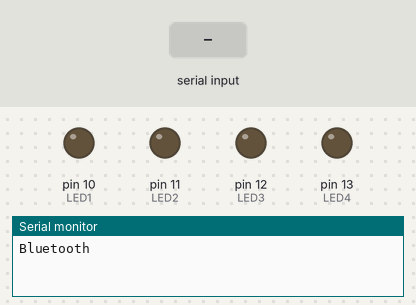
Simulated run of this sketch. Board: Arduino Uno, built with avr-gcc and run on an emulated ATmega328P. Shown: output pins drawn as LEDs (lit = HIGH), the last lines printed to the serial monitor. The inputs (shaded band) are chosen by the test bench.

Above: at 1.2 s.
1.3 s: "0" received over the second serial link
At 2.5 s:
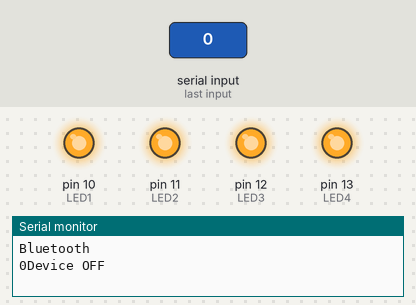
2.8 s: "1" received over the second serial link
At 3.8 s:
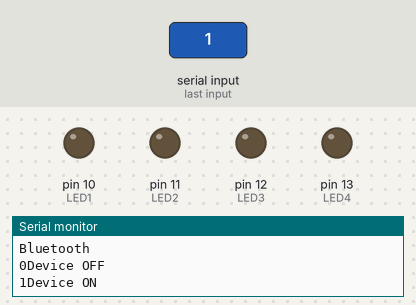
Timing chart, 0 to 5.8 s (numbered marks = the images above; inputs shaded):
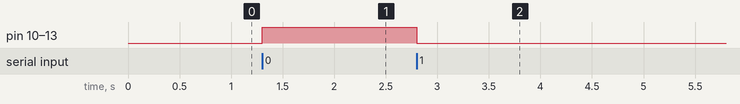

The sketch:

bluetooth.ino
```cpp
#include<SoftwareSerial.h>

#define LED1 10
#define LED2 11
#define LED3 12
#define LED4 13

/* Create object named bt of the class SoftwareSerial */
SoftwareSerial bt(6,7); /* (Rx,Tx) */

void setup() {
  bt.begin(9600); /* Define baud rate for software serial communication */
  Serial.begin(9600); /* Define baud rate for serial communication */
  Serial.println("Bluetooth ");
  pinMode(LED1, OUTPUT);
  pinMode(LED2, OUTPUT);
  pinMode(LED3, OUTPUT);
  pinMode(LED4, OUTPUT);
}

void loop() {
 char input;
 if (bt.available()) /* If data is available on serial port */
 {
   input = bt.read();
   Serial.write(input); /* Print character received on to the serial monitor */

  if(input == '0')
  {
  Serial.println("Device OFF");
  digitalWrite(LED1, HIGH);
  digitalWrite(LED2, HIGH);
  digitalWrite(LED3, HIGH);
  digitalWrite(LED4, HIGH);
  }

  if(input == '1')
  {
  Serial.println("Device ON");
  digitalWrite(LED1, LOW);
  digitalWrite(LED2, LOW);
  digitalWrite(LED3, LOW);
  digitalWrite(LED4, LOW);
  }
  }
}
```

Measured:
- after the input at 1.3 s, pin 10 (LED1), pin 11 (LED2), pin 12 (LED3), pin 13 (LED4): LOW → HIGH at once
- after the input at 2.8 s, pin 10 (LED1), pin 11 (LED2), pin 12 (LED3), pin 13 (LED4): HIGH → LOW at once
